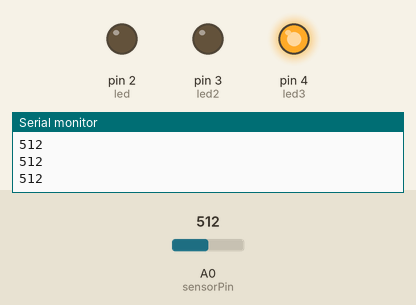
A sketch run on a simulated Arduino Uno, built with avr-gcc and run on an emulated ATmega328P. On the bench: output pins drawn as LEDs (lit = HIGH), the last lines printed to the serial monitor. The inputs (shaded band) are chosen by the test bench; at power-on: A0 (sensorPin) = 512.

Above: at 1.2 s.
1.3 s: A0 (sensorPin) set to 313
2.8 s: A0 (sensorPin) set to 281
At 3.9 s:
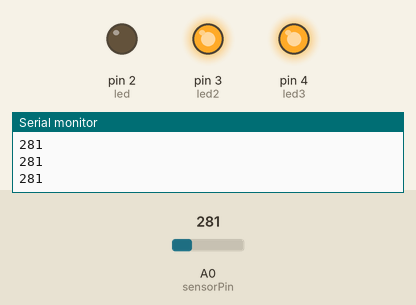
4.3 s: A0 (sensorPin) set to 174
5.8 s: A0 (sensorPin) set to 153
At 6.2 s:
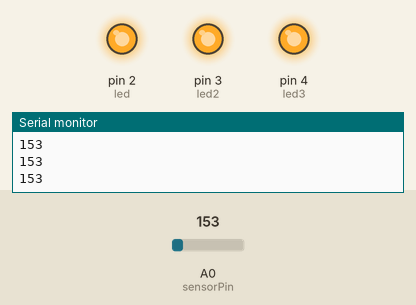
Timing chart, 0 to 8.3 s (numbered marks = the images above; inputs shaded):
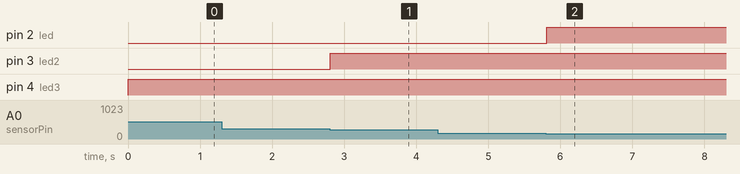

The sketch:

mq135_alcohol_analyzer.ino
```cpp
#define led 2
#define led2 3
#define led3 4

int sensorPin = A0;
int sensorValue = 0;

void setup() {
 Serial.begin(9600);
 pinMode(sensorPin, INPUT);
 pinMode(led, OUTPUT);
 pinMode(led2, OUTPUT);
 pinMode(led3, OUTPUT);
}

void loop() {
 sensorValue = analogRead(sensorPin);
 Serial.println(sensorValue);
 if(sensorValue < 160){
  digitalWrite(led, HIGH);
  // green LED on, it's ready to go
 }
 if(sensorValue > 160 && sensorValue < 300){
  digitalWrite(led2, HIGH);
  //green and yellow LED on, something is weird, maybe you have bad breath ;)
 }
  if(sensorValue > 300){
  digitalWrite(led3, HIGH);
  //red LED on, definitely after (max>x>=1) beers
 }
}
```

Measured:
- the behaviour switches between 300 and 299 on A0 (sensorPin) (found by bisection; images 0 and 1)
- the behaviour switches between 160 and 159 on A0 (sensorPin) (found by bisection; images 1 and 2)
- after the input at 2.8 s, pin 3 (led2): LOW → HIGH at once
- after the input at 5.8 s, pin 2 (led): LOW → HIGH at once
